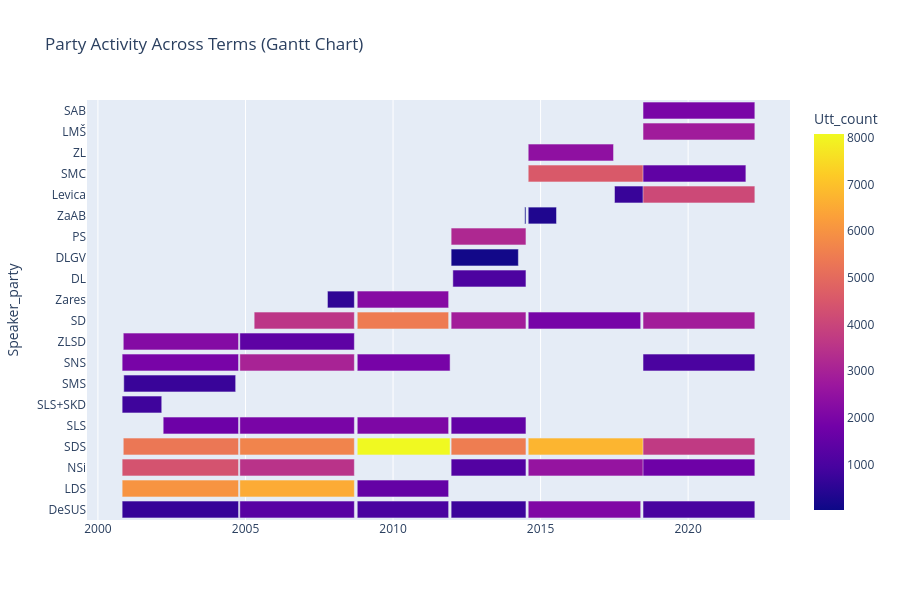

Notebook code for this chart:
### Code cell
import plotly.express as px
from PIL import Image

## ALL parties as are
fig = px.timeline(
    activity,
    x_start="Start_date",
    x_end="End_date",
    y="Speaker_party",
    color="Utt_count",
    title="Party Activity Across Terms (Gantt Chart)",
    labels={"utt_count": "Utterance Count"}
)
fig.update_layout(
    height=600  # Set the height to your desired value
)
#fig.write_html("../../Figures/Sentiment_Analysis/Parties/Party_activity_Gantt.html")
fig.write_image("../../Figures/Sentiment_Analysis/Parties/Party_activity_Gantt.png")

#img = Image.open("../../Figures/Sentiment_Analysis/Parties/Party_activity_Gantt.png")
#img.save("../../Figures/Sentiment_Analysis/Parties/Party_activity_Gantt.pdf", "PDF")

fig.show()

### Figure 1 — Plotly figure (JSON) as saved in the notebook; plotly's stock layout.template omitted (floating-point values rounded to 4 significant figures)
{"data": [{"alignmentgroup": "True", "base": ["2000-10-27", "2000-10-27", "2000-10-27", "2000-11-10", "2002-03-19", "2000-10-27", "2000-11-16", "2000-10-27", "2000-11-10", "2004-10-22", "2004-10-22", "2004-10-22", "2005-04-18", "2004-10-22", "2004-10-22", "2004-10-22", "2004-10-22", "2007-10-12", "2008-10-15", "2008-10-15", "2008-10-15", "2008-10-15", "2008-10-15", "2008-10-15", "2008-10-15", "2012-01-11", "2011-12-21", "2011-12-21", "2011-12-21", "2011-12-21", "2011-12-21", "2011-12-21", "2011-12-21", "2014-06-19", "2014-08-01", "2017-07-04", "2014-08-01", "2014-08-01", "2014-08-01", "2014-08-01", "2014-08-01", "2014-08-01", "2018-06-22", "2018-06-22", "2018-06-22", "2018-06-22", "2018-06-22", "2018-06-22", "2018-06-22", "2018-06-22", "2018-06-22"], "hovertemplate": "Start_date=%{base}<br>End_date=%{x}<br>Speaker_party=%{y}<br>Utt_count=%{marker.color}<extra></extra>", "legendgroup": "", "marker": {"color": [666, 6036, 4375, 5330, 1719, 809, 705, 1935, 2201, 1282, 6531, 3502, 3579, 5656, 1969, 3040, 1398, 557, 989, 1533, 5439, 8082, 2041, 1910, 2233, 1053, 93, 753, 1176, 3189, 2865, 5479, 1484, 21, 2115, 697, 2567, 1918, 6740, 4556, 2434, 305, 987, 2810, 4105, 1738, 1955, 2862, 3688, 1450, 1017], "coloraxis": "coloraxis", "pattern": {"shape": ""}}, "name": "", "offsetgroup": "", "orientation": "h", "showlegend": false, "textposition": "auto", "type": "bar", "x": [124502400000, 124502400000, 124502400000, 123292800000, 80611200000, 42336000000, 119664000000, 124502400000, 123292800000, 122515200000, 122515200000, 122515200000, 107136000000, 122515200000, 122515200000, 122515200000, 122515200000, 28771200000, 97718400000, 97718400000, 97718400000, 99273600000, 97718400000, 99273600000, 97718400000, 78192000000, 71884800000, 80006400000, 80006400000, 80006400000, 80006400000, 80006400000, 80006400000, 1296000000, 120268800000, 40089600000, 132364800000, 120268800000, 132364800000, 132364800000, 91238400000, 30240000000, 119577600000, 119577600000, 119577600000, 119577600000, 119577600000, 119577600000, 119577600000, 109987200000, 119577600000], "xaxis": "x", "y": ["DeSUS", "LDS", "NSi", "SDS", "SLS", "SLS+SKD", "SMS", "SNS", "ZLSD", "DeSUS", "LDS", "NSi", "SD", "SDS", "SLS", "SNS", "ZLSD", "Zares", "DeSUS", "LDS", "SD", "SDS", "SLS", "SNS", "Zares", "DL", "DLGV", "DeSUS", "NSi", "PS", "SD", "SDS", "SLS", "ZaAB", "DeSUS", "Levica", "NSi", "SD", "SDS", "SMC", "ZL", "ZaAB", "DeSUS", "LMŠ", "Levica", "NSi", "SAB", "SD", "SDS", "SMC", "SNS"], "yaxis": "y"}], "layout": {"barmode": "overlay", "coloraxis": {"colorbar": {"title": {"text": "Utt_count"}}, "colorscale": [[0, "#0d0887"], [0.1111, "#46039f"], [0.2222, "#7201a8"], [0.3333, "#9c179e"], [0.4444, "#bd3786"], [0.5556, "#d8576b"], [0.6667, "#ed7953"], [0.7778, "#fb9f3a"], [0.8889, "#fdca26"], [1, "#f0f921"]]}, "height": 600, "legend": {"tracegroupgap": 0}, "title": {"text": "Party Activity Across Terms (Gantt Chart)"}, "xaxis": {"anchor": "y", "domain": [0, 1], "type": "date"}, "yaxis": {"anchor": "x", "domain": [0, 1], "title": {"text": "Speaker_party"}}}}
